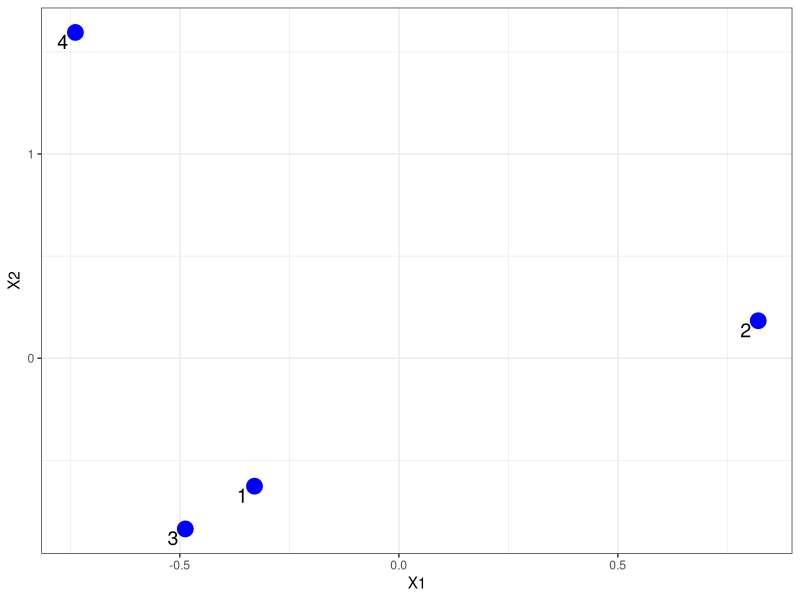
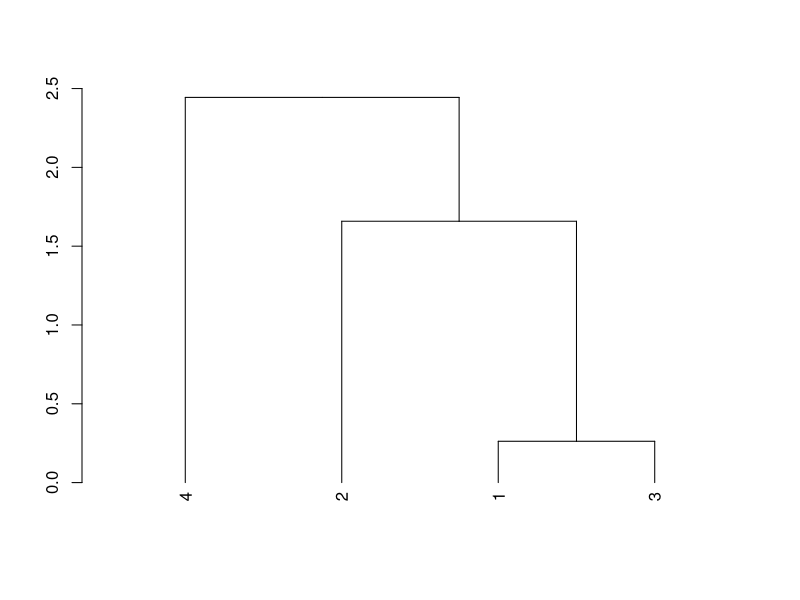

Write the R code that produced these figures, in order.
install.packages(c("MASS", "ggplot2", "ggrepel"))

library(MASS)
library(ggplot2)
library(ggrepel)

N<-4
mu <- c(0,0)
sigma <- matrix(nrow=2,c(1,0,0,1))
set.seed(1)
example <- data.frame(mvrnorm(N, mu = mu, Sigma = sigma ))

ggplot(example, aes(x = X1, y = X2)) +
  geom_point(size = 5, col = "blue") +
  geom_text_repel(label = rownames(example), size = 5) +
  theme_bw()

distances <- round(dist(example), 1)
similarities <- round(1 - dist(example)/max(dist(example)), 1)

dendr <- hclust(dist(example), method = "complete")
plot(as.dendrogram(dendr))